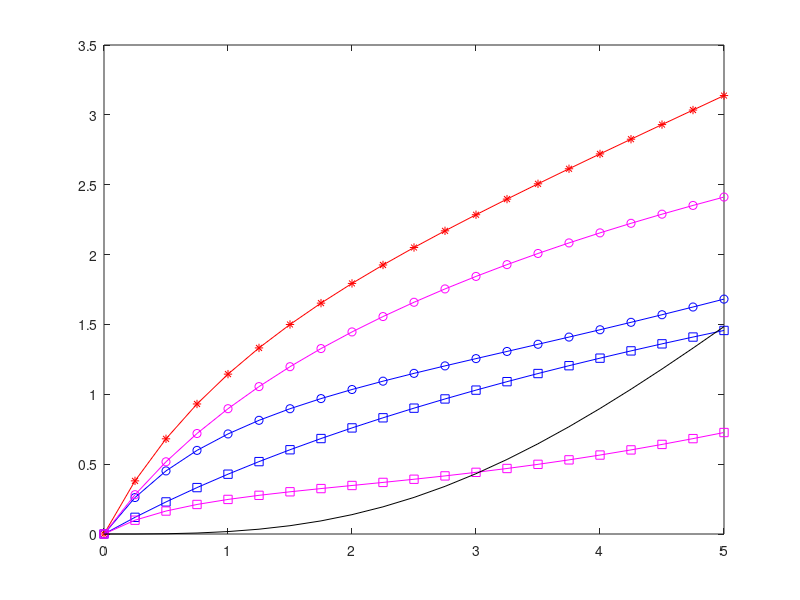

MATLAB code for this plot:
clear;
lambda = 0.125;
SNR1 = 10^(30/10);
SNR2 = 10^(40/10);
d1 = 10; theta1 = pi/6; phi1 = pi/3; 
PHI1 = cos(phi1)*sin(theta1); PSI1 = sin(phi1)*sin(theta1); THETA1 = cos(theta1);
d2 = 20; theta2 = pi/6; phi2 = pi/3; 
PHI2 = cos(phi2)*sin(theta2); PSI2 = sin(phi2)*sin(theta2); THETA2 = cos(theta2);
Size = [0:0.25:5];
precision = 50;
Data = ones(6,length(Size));
for M_index = [1:1:length(Size)]
    Lx = sqrt(Size(M_index));
    Lz = sqrt(Size(M_index));
    a1 = 0;
    for x = [Lx/2/d1+PHI1,Lx/2/d1-PHI1]
        for z = [Lz/2/d1+THETA1,Lz/2/d1-THETA1]
            a1 = a1 + atan(x*z/PSI1/sqrt(PSI1^2+x^2+z^2))/4/pi;
        end
    end
    a2 = 0;
    for x = [Lx/2/d2+PHI2,Lx/2/d2-PHI2]
        for z = [Lz/2/d2+THETA2,Lz/2/d2-THETA2]
            a2 = a2 + atan(x*z/PSI2/sqrt(PSI2^2+x^2+z^2))/4/pi;
        end
    end

    r_corr = 0;
    i_corr = 0;
    rho=0;
    for j1 = 1:1:precision
        psi1=cos((2*j1-1)*pi/(2*precision));
        for j2=1:precision
            psi2=cos((2*j2-1)*pi/(2*precision));
            distance1 = sqrt((d1*PHI1 - Lx/2*psi1)^2 + (d1*PSI1 - 0)^2 + (d1*THETA1 - Lz*psi2/2)^2);
            part1 = (sqrt(d1*PSI1)/sqrt(4*pi)/(distance1^(3/2)));
            distance2 = sqrt((d2*PHI2 - Lx/2*psi1)^2 + (d2*PSI2 - 0)^2 + (d2*THETA2 - Lz*psi2/2)^2);
            part2 = (sqrt(d2*PSI2)/sqrt(4*pi)/(distance2^(3/2)));
            r_corr = r_corr + sqrt((1-psi1^2)*(1-psi2^2))*(part1*part2*cos(2*pi/lambda*(distance1 - distance2)));
            i_corr = i_corr + sqrt((1-psi1^2)*(1-psi2^2))*(part1*part2*sin(2*pi/lambda*(distance1 - distance2)));
        end
    end
    
    if Size(M_index)>0
        rho = (pi^2*Lx*Lz/(4*precision^2))^2*(r_corr^2 + i_corr^2)/a1/a2;
    end
    C = log2(1 + SNR1*a1 + SNR2*a2 + SNR1*a1*SNR2*a2*(1-rho));
    Data(1,M_index) = C;
    R1 = log2(1 + SNR1*a1);
    Data(2,M_index) = R1;
    R2 = C - R1;
    Data(3,M_index) = R2;
    R2 = log2(1 + SNR2*a2);
    Data(5,M_index) = R2;
    R1 = C - R2;
    Data(4,M_index) = R1;
    R_zf=log2(1+SNR1*a1*(1-rho))+log2(1+SNR2*a2*(1-rho));
    Data(6,M_index) = R_zf;
end
figure
plot(Size,Data(1,:),'-*r');hold on;
plot(Size,Data(2,:),'-sb');hold on;
plot(Size,Data(3,:),'-ob');hold on;
plot(Size,Data(4,:),'-sm');hold on;
plot(Size,Data(5,:),'-om');hold on;
plot(Size,Data(6,:),'-k');hold on;
